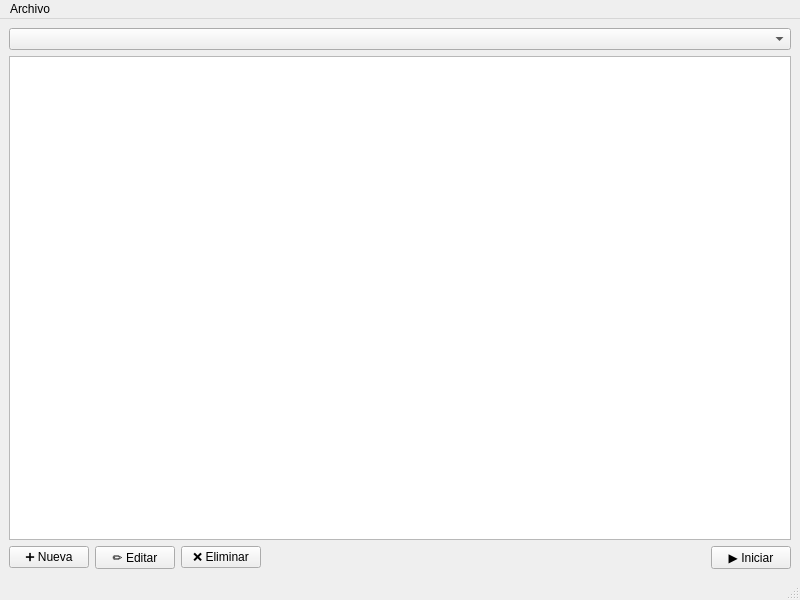
<?xml version="1.0" encoding="UTF-8"?>
<ui version="4.0">
 <class>MainWindow</class>
 <widget class="QMainWindow" name="MainWindow">
  <property name="geometry">
   <rect>
    <x>0</x>
    <y>0</y>
    <width>800</width>
    <height>600</height>
   </rect>
  </property>
  <property name="windowTitle">
   <string>TaskFlow</string>
  </property>
  <widget class="QWidget" name="centralwidget">
   <layout class="QVBoxLayout" name="verticalLayout">
    <item>
     <widget class="QComboBox" name="category_filter_combobox"/>
    </item>
    <item>
     <widget class="QListWidget" name="task_list_widget"/>
    </item>
    <item>
     <layout class="QHBoxLayout" name="horizontalLayout">
      <item>
       <widget class="QPushButton" name="add_task_button">
        <property name="text">
         <string>➕ Nueva</string>
        </property>
       </widget>
      </item>
      <item>
       <widget class="QPushButton" name="edit_task_button">
        <property name="text">
         <string>✏️ Editar</string>
        </property>
       </widget>
      </item>
      <item>
       <widget class="QPushButton" name="delete_task_button">
        <property name="text">
         <string>❌ Eliminar</string>
        </property>
       </widget>
      </item>
      <item>
       <spacer name="horizontalSpacer">
        <property name="orientation">
         <enum>Qt::Horizontal</enum>
        </property>
        <property name="sizeHint" stdset="0">
         <size>
          <width>40</width>
          <height>20</height>
         </size>
        </property>
       </spacer>
      </item>
      <item>
       <widget class="QPushButton" name="toggle_timer_button">
        <property name="text">
         <string>▶️ Iniciar</string>
        </property>
       </widget>
      </item>
     </layout>
    </item>
   </layout>
  </widget>
  <widget class="QMenuBar" name="menubar">
   <property name="geometry">
    <rect>
     <x>0</x>
     <y>0</y>
     <width>800</width>
     <height>21</height>
    </rect>
   </property>
   <widget class="QMenu" name="menuArchivo">
    <property name="title">
     <string>Archivo</string>
    </property>
    <addaction name="action_estadisticas"/>
    <addaction name="action_exportar"/>
   </widget>
   <addaction name="menuArchivo"/>
  </widget>
  <widget class="QStatusBar" name="status_bar"/>
  <action name="action_estadisticas">
   <property name="text">
    <string>Estadísticas</string>
   </property>
  </action>
  <action name="action_exportar">
   <property name="text">
    <string>Exportar CSV</string>
   </property>
  </action>
 </widget>
 <resources/>
 <connections/>
</ui>
